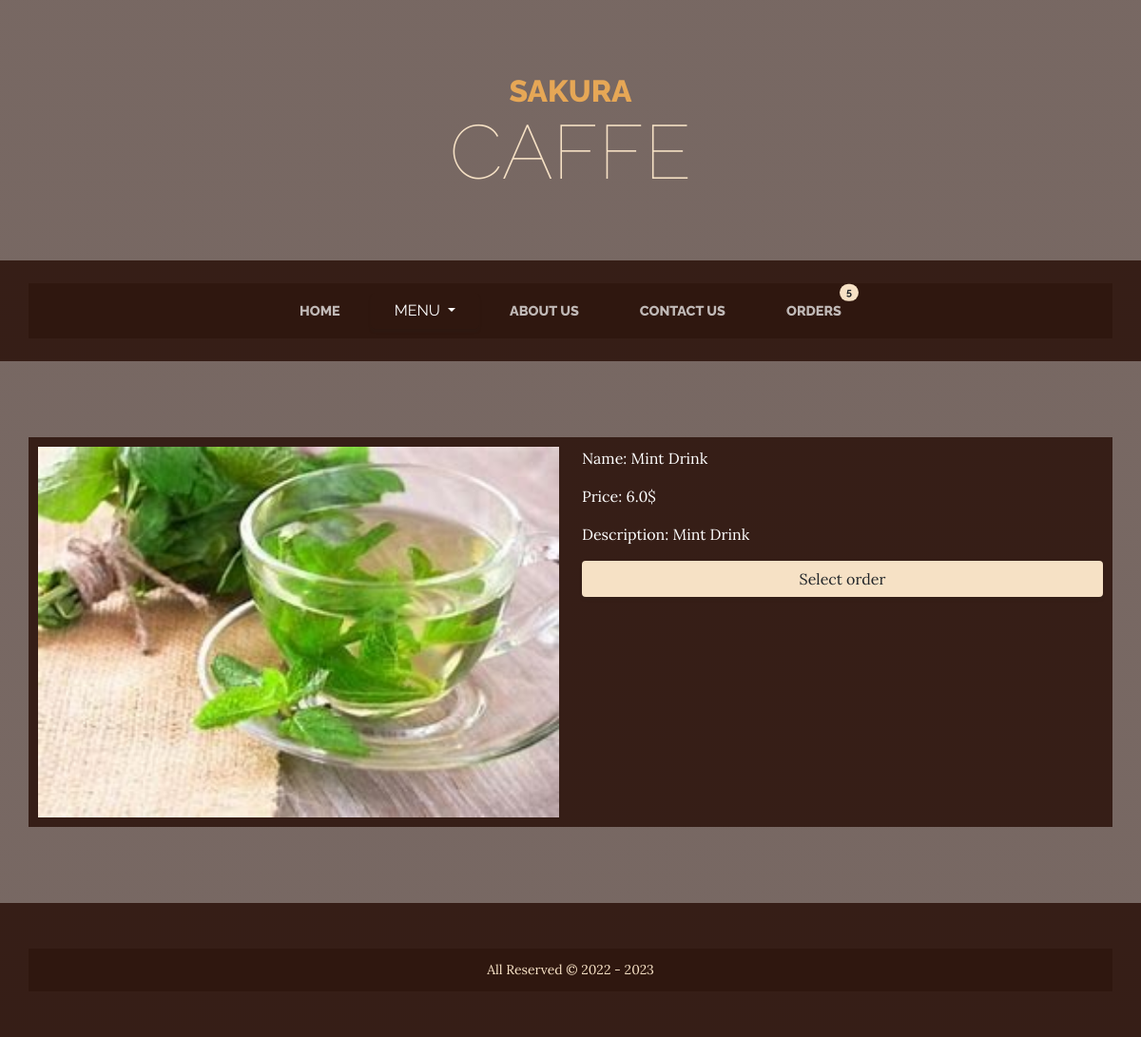
/menu/hot-drinks/4, run on the app's committed database.
### menu/models.py (models this page shows, shortened)
class Item(models.Model):
    category = models.ForeignKey(Category, on_delete=models.CASCADE)
    image = models.ImageField(upload_to='media/images/items/')
    name = models.CharField(max_length=150)
    description = models.TextField()
    price = models.FloatField()
    available = models.BooleanField(default=True)
    created_at = models.DateTimeField(auto_now_add=True)
    updated_at = models.DateTimeField(auto_now=True)

### menu/views.py (the view)
# urls.py: path('menu/<slug:category>/<int:pk>', views.ItemsDetailsView.as_view(), name="item_detail"),
class ItemsDetailsView(DetailView):
    template_name = 'menu/item_detail.html'
    model = Item
    context_object_name = 'item'
    def get_context_data(self, **kwargs):
        context = super().get_context_data()
        context['categories'] = Category.objects.all()
        return context

### menu/templates/menu/item_detail.html (shortened to what this page needs)
{% extends 'base.html' %}
{% load static %}
{% block content %}
    <section class="page-section items-heading">
        <div class="container">
            <div class="row">
                <div class="col-lg-6 col-sm-6">
                    <div class="h-25">
                        <img src="{{ item.image.url }}" class="w-100" alt="product"/>
                    </div>
                </div>
                <div class="col-lg-6 col-sm-6 text-white">
                    <div class="name mb-3">
                        Name: {{ item.name }}
                    </div>
                    <div class="price mb-3">
                        Price: {{ item.price }}$
                    </div>
                    <div class="description mb-3">
                        Description: {{ item.description }}
                    </div>
                    <button type="button" data-id="{{ item.id }}" class="btn select-item bg-faded w-100">Select order</button>
                </div>
            </div>
        </div>
    </section>
{% endblock %}

### menu/static/menu/css/custom.css (style rules this page uses)
:root { --main-color: rgba(47, 23, 15, 0.9) }
.container { background-color: var(--main-color); padding: 10px; }

### data on the page
Item: image (picture), name "Mint Drink", price "6.0", description "Mint Drink"
